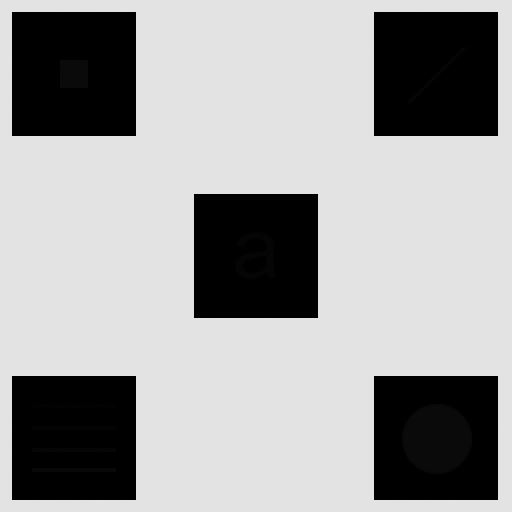
#> input picture dijital_goruntu_isleme/yerel_iyilestirme/fotograflar/1.tif, 512 x 512 px
$ python yhs.py
#> lines starting #> are read from the running program, lines starting #| are printed output that depends on the picture
#> in main, foto is the input picture: shape (512, 512, 3); min 0, max 228, mean 160.7
import cv2
import numpy as np
import matplotlib.pyplot as plt


def yerel_iyilestirme(foto, cerceve_buyuklugu, k0, k1, k2, k3, C):
#> called with cerceve_buyuklugu = 3, k0 = 0, k1 = 0.1, k2 = 0, k3 = 0.1, C = 22.8
    foto = foto.astype(float)
    foto_ortalamasi = np.mean(foto)
#> foto_ortalamasi = 160.7
    ortalama_alt_sinir = k0 * foto_ortalamasi
#> ortalama_alt_sinir = 0
    ortalama_ust_sinir = k1 * foto_ortalamasi
#> ortalama_ust_sinir = 16.07

    foto_sts = np.std(foto)
#> foto_sts = 103
    sts_alt_sinir = k2 * foto_sts
#> sts_alt_sinir = 0
    sts_ust_sinir = k3 * foto_sts
#> sts_ust_sinir = 10.3

    M, N = foto.shape[:2]
#> M = 512; N = 512

    sutun_indexleri = []
    satir_indexleri = []
    cerceve_buyuklugu = int(cerceve_buyuklugu/2)
    for sutun in range(M):
        alt = max(0, sutun-cerceve_buyuklugu)
        ust = min(N, sutun+cerceve_buyuklugu+1)
        for satir in range(N):
            sol = max(0, satir-cerceve_buyuklugu)
            sag = min(M, satir+cerceve_buyuklugu+1)

            pencere = foto[alt:ust, sol:sag]
            pencere_ortalamasi = np.mean(pencere)
            pencere_sts = np.std(pencere)

            ortalama_kosulu = ortalama_alt_sinir <= pencere_ortalamasi and pencere_ortalamasi <= ortalama_ust_sinir
            sts_kosulu = sts_alt_sinir <= pencere_sts and pencere_sts <= sts_ust_sinir
            if ortalama_kosulu and sts_kosulu:
                sutun_indexleri.extend(list(range(alt, ust)))
                satir_indexleri.extend(list(range(sol, sag)))
#> after the loop, satir_indexleri = 223260 items; sutun_indexleri = 223260 items

    sutun_indexleri = np.uint32(sutun_indexleri)
    satir_indexleri = np.uint32(satir_indexleri)
    foto[sutun_indexleri, satir_indexleri] *= C
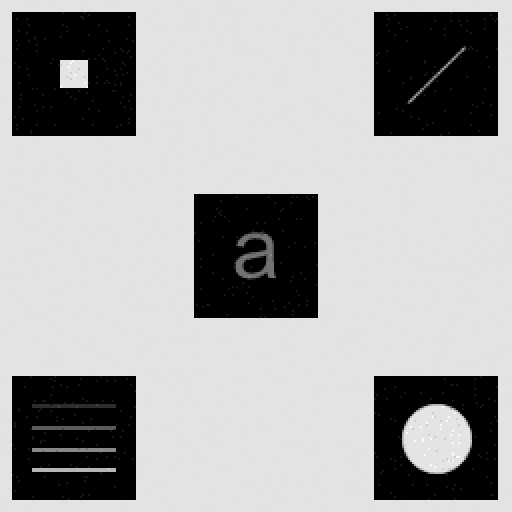
#> foto: shape (512, 512, 3) float64; min 0, max 250.8, mean 165.7

    return foto.astype(np.uint8)


def main():
    foto = cv2.imread("./fotograflar/1.tif")
    cv2.imwrite("original.png", foto)

    cerceve_buyuklugu = 3
    foto = yerel_iyilestirme(foto, cerceve_buyuklugu, k0=0, k1=0.1, k2=0, k3=0.1, C=22.8)
    plt.imshow(foto)
    plt.show()
    cv2.imwrite("output.png", foto)


if __name__ == "__main__":
    main()
